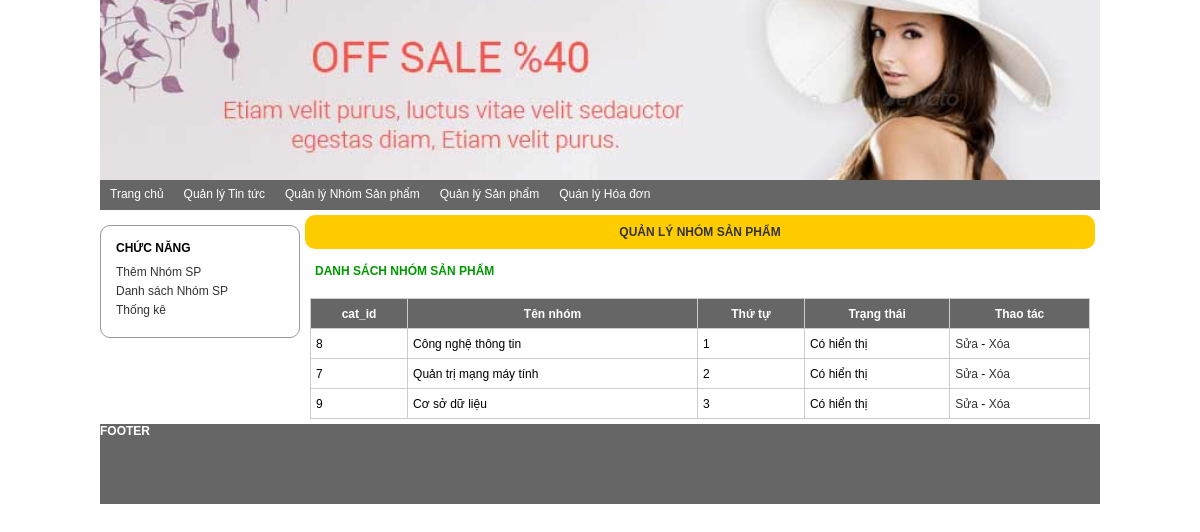
Page /index_admin.php?module=nhomsp on the committed database.
### tables this page shows
CREATE TABLE `tbcategory` (
  `cat_id` int(11) NOT NULL,
  `cat_name` varchar(100) NOT NULL,
  `cat_ord` int(11) DEFAULT NULL,
  `cat_status` tinyint(1) DEFAULT NULL
);

### Models/clsDatabase.php (called while the page is built, shortened)
<?php
class clsDatabase
{
	public $conn = NULL;
	function clsDatabase()
	{
		try
		{
			$this->conn = new PDO("mysql:host=localhost;dbname=shop","root","");
			$this->conn->exec("SET NAMES UTF8");
		}
		catch(PDOException $ex)
		{
			echo "<h3>" . $ex->getMessage() . "</h3>";
			die("<h3> LỖI KẾT NỐI CSDL </h3>");
		}
	}
	function ThucthiSQL($sql, $data=NULL)
	{
		$this->pdo_stm = $this->conn->prepare($sql);
		$ketqua=false;
		if($data!=NULL)
			$ketqua = $this->pdo_stm->execute($data);
		else
			$ketqua = $this->pdo_stm->execute();
		return $ketqua;
	}
}
?>

### Models/clsCategory.php (called while the page is built, shortened)
<?php
require_once("clsDatabase.php");
class clsCategory
{
	public $db;
	function clsCategory()
	{
		$this->db = new clsDatabase();
	}
	function LayDanhSachNhomSanpham($trangthai =2, $order =0)
	{
		$sql = "SELECT * FROM tbcategory";
		if($order == 1)
			$sql .= " ORDER BY cat_ord ASC";
		else if($order == -1)
			$sql .= " ORDER BY cat_ord DESC";
				$ketqua = $this->db->ThucthiSQL($sql);
		if($ketqua==TRUE)
			$this->data = $this->db->pdo_stm->fetchAll();
		return $ketqua;
	}
}
?>

### Views/vDanhSachNhomSP.php (the view)
 	<div id="content_left">
     	<div class="left1">
         	<h3>CHỨC NĂNG</h3>
             <p><a href="?module=<?=$module?>&act=them">Thêm Nhóm SP</a></p>
             <p><a href="?module=<?=$module?>">Danh sách Nhóm SP</a></p>
             <p><a href="?module=<?=$module?>">Thống kê</a></p>
         </div>
     </div>
     <div id="content_right">
     	<h1> QUẢN LÝ NHÓM SẢN PHẨM</h1>
         <h2> DANH SÁCH NHÓM SẢN PHẨM</h2>
         <div id="right_detail">
         <table width="100%" border="1" class="Content_Table" cellpadding="0" cellspacing="0">
         	<tr>
             	<td> cat_id </td>
                 <td> Tên nhóm </td>
                 <td> Thứ tự </td>
                 <td> Trạng thái </td>
                 <td> Thao tác </td>
             </tr>
             <?php
	$rows = $Nhomsanpham->data;
	foreach($rows as $row)
	{
		$trangthai="";
		if($row["cat_status"]==0)
			$trangthai = "Không hiển thị";
		else if($row["cat_status"]==1)
			$trangthai = "Có hiển thị";
	?>
             <tr>
             	<td> <?=$row["cat_id"]?> </td>
                 <td> <?=$row["cat_name"]?> </td>
                 <td> <?=$row["cat_ord"]?> </td>
                 <td> <?=$trangthai?></td>
                 <td> <a href="?module=<?=$module?>&act=sua&id=<?=$row["cat_id"]?>"> Sửa </a>
     				- <a href="?module=<?=$module?>&act=xoa&id=<?=$row["cat_id"]?>"
                     		onClick="return confirm('Chắc chắn xóa?');"> Xóa </a> </td>
             </tr>
             <?php
	}
	?>
         </table>
</div>
     </div>

### css_Admin/Style.css (style rules this page uses)
* { margin:0px; padding:0px; box-sizing:border-box; font-family:Tahoma, Geneva, sans-serif; font-size:12px }
#content_left { width:200px; float:left }
#content_right { width:800px; float:left }
#content_right > h1 { color; text-align:center; padding:10px; margin:5px; background:#FC0; color:#333; border-radius:10px }
#content_right > h2 { color:#090; padding:10px; margin:5px; }
.left1 { width:200px; border:1px #999999 solid; border-radius:10px; margin:15px 0px; padding:15px; }
.left1 h3 { margin-bottom:10px }
.left1 p { margin:5px 0px }
.left1 a { text-decoration:none; color:#333 }

### css_Admin/ContentRight.css (style rules this page uses)
#right_detail { width:800px; height:auto; margin:0px; overflow:auto; padding:0px 10px }
.Content_Table { margin:5px auto; border:1px #CCCCCC solid; border-collapse:collapse; }
.Content_Table tr { height:30px }
.Content_Table tr:first-child { background:#666; color:white; font-weight:bold; text-align:center }
.Content_Table td { padding:5px }
.Content_Table a { color:#333; text-decoration:none }

### rows in the picture
tbcategory: cat_id "8", cat_name "Công nghệ thông tin", cat_ord "1", cat_status "Có hiển thị"
tbcategory: cat_id "7", cat_name "Quản trị mạng máy tính", cat_ord "2", cat_status "Có hiển thị"
tbcategory: cat_id "9", cat_name "Cơ sở dữ liệu", cat_ord "3", cat_status "Có hiển thị"
